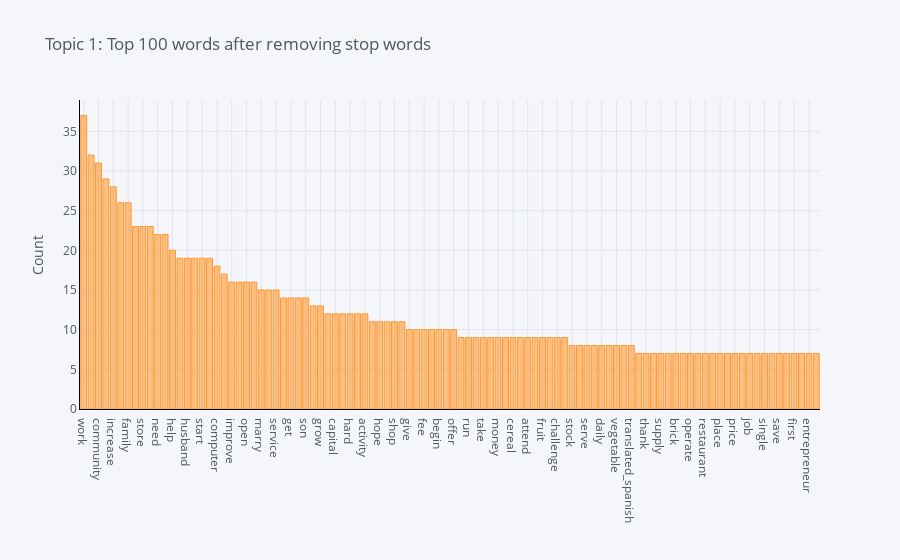

The code cell stored with this chart in its notebook:
### Code cell
plot_model(lda, plot = 'frequency', topic_num = 'Topic 1')

### Figure 1 — Plotly figure (JSON) as saved in the notebook; plotly's stock layout.template omitted (floating-point values rounded to 4 significant figures)
{"data": [{"marker": {"color": "rgba(255, 153, 51, 0.6)", "line": {"color": "rgba(255, 153, 51, 1.0)", "width": 1}}, "name": "count", "orientation": "v", "text": "", "type": "bar", "x": ["work", "use", "community", "well", "increase", "home", "family", "good", "store", "product", "need", "live", "help", "order", "husband", "customer", "start", "new", "computer", "small", "improve", "request", "open", "expand", "marry", "group", "service", "repay", "get", "plan", "son", "mother", "grow", "currently", "capital", "time", "hard", "quality", "activity", "support", "hope", "ago", "shop", "second", "give", "go", "fee", "education", "begin", "would", "offer", "repair", "run", "pay", "take", "want", "money", "due", "cereal", "area", "attend", "client", "fruit", "keep", "challenge", "high", "stock", "month", "serve", "shoe", "daily", "know", "vegetable", "maintain", "translated_spanish", "care", "thank", "call", "supply", "style", "brick", "bear", "operate", "dream", "restaurant", "phone", "place", "local", "price", "large", "job", "goal", "single", "sale", "save", "say", "first", "set", "entrepreneur", "would_like"], "y": [37, 32, 31, 29, 28, 26, 26, 23, 23, 23, 22, 22, 20, 19, 19, 19, 19, 19, 18, 17, 16, 16, 16, 16, 15, 15, 15, 14, 14, 14, 14, 13, 13, 12, 12, 12, 12, 12, 12, 11, 11, 11, 11, 11, 10, 10, 10, 10, 10, 10, 10, 9, 9, 9, 9, 9, 9, 9, 9, 9, 9, 9, 9, 9, 9, 9, 8, 8, 8, 8, 8, 8, 8, 8, 8, 7, 7, 7, 7, 7, 7, 7, 7, 7, 7, 7, 7, 7, 7, 7, 7, 7, 7, 7, 7, 7, 7, 7, 7, 7]}], "layout": {"legend": {"bgcolor": "#F5F6F9", "font": {"color": "#4D5663"}}, "paper_bgcolor": "#F5F6F9", "plot_bgcolor": "#F5F6F9", "title": {"font": {"color": "#4D5663"}, "text": "Topic 1: Top 100 words after removing stop words"}, "xaxis": {"gridcolor": "#E1E5ED", "linecolor": "black", "showgrid": true, "tickfont": {"color": "#4D5663"}, "title": {"font": {"color": "#4D5663"}, "text": ""}, "zerolinecolor": "#E1E5ED"}, "yaxis": {"gridcolor": "#E1E5ED", "linecolor": "black", "showgrid": true, "tickfont": {"color": "#4D5663"}, "title": {"font": {"color": "#4D5663"}, "text": "Count"}, "zerolinecolor": "#E1E5ED"}}}
